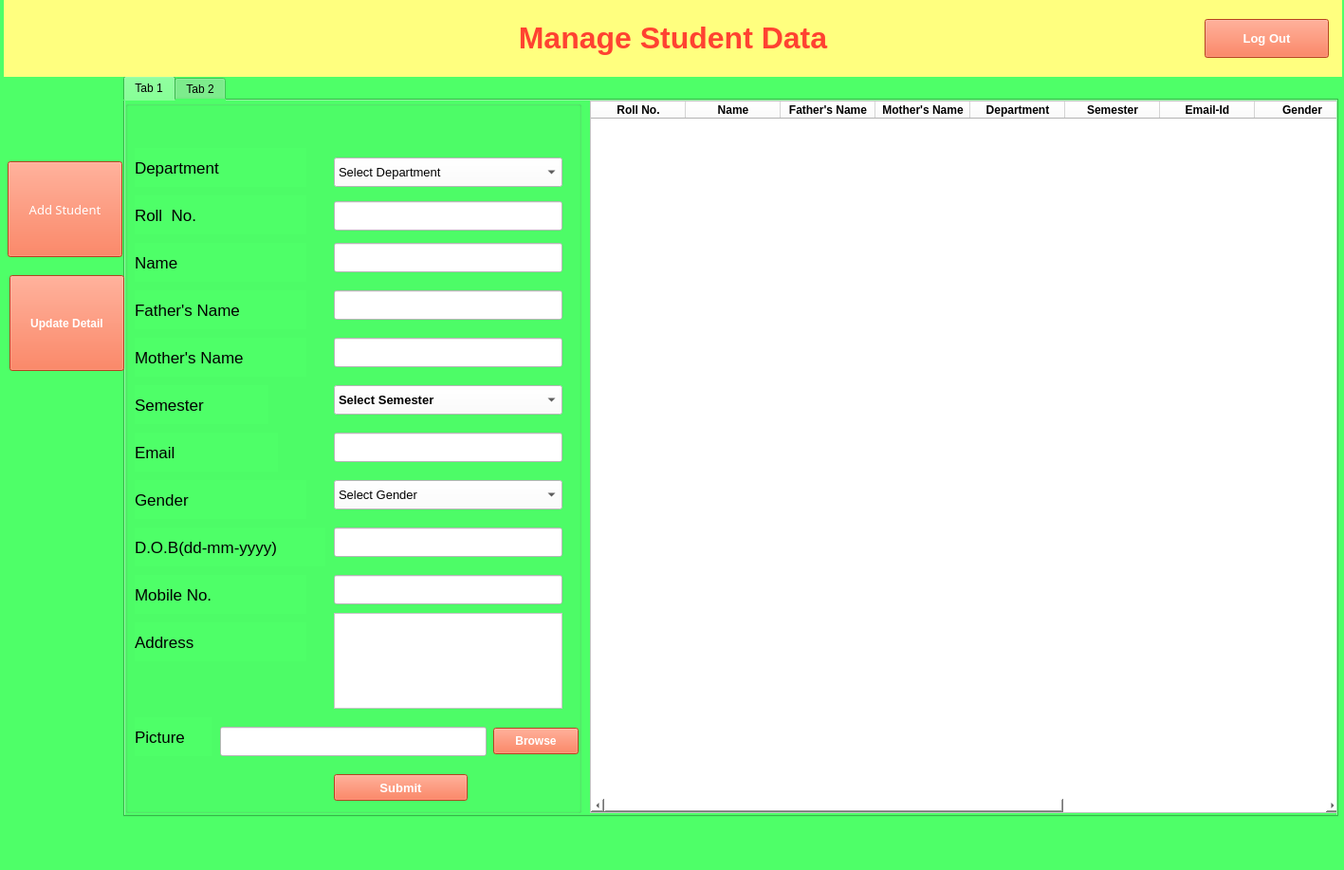
<?xml version="1.0" encoding="UTF-8"?>
<ui version="4.0">
 <class>MainWindow</class>
 <widget class="QMainWindow" name="MainWindow">
  <property name="geometry">
   <rect>
    <x>0</x>
    <y>0</y>
    <width>1417</width>
    <height>917</height>
   </rect>
  </property>
  <property name="windowTitle">
   <string>MainWindow</string>
  </property>
  <property name="styleSheet">
   <string notr="true">background-color:rgb(78, 255, 104)</string>
  </property>
  <widget class="QWidget" name="centralwidget">
   <widget class="QTabWidget" name="tabWidget">
    <property name="enabled">
     <bool>true</bool>
    </property>
    <property name="geometry">
     <rect>
      <x>130</x>
      <y>80</y>
      <width>1281</width>
      <height>781</height>
     </rect>
    </property>
    <property name="currentIndex">
     <number>0</number>
    </property>
    <widget class="QWidget" name="tab">
     <attribute name="title">
      <string>Tab 1</string>
     </attribute>
     <widget class="QGroupBox" name="groupBox_4">
      <property name="geometry">
       <rect>
        <x>490</x>
        <y>410</y>
        <width>891</width>
        <height>341</height>
       </rect>
      </property>
      <property name="title">
       <string/>
      </property>
     </widget>
     <widget class="QGroupBox" name="groupBox">
      <property name="geometry">
       <rect>
        <x>0</x>
        <y>0</y>
        <width>481</width>
        <height>751</height>
       </rect>
      </property>
      <property name="title">
       <string/>
      </property>
      <widget class="QLabel" name="label_2">
       <property name="geometry">
        <rect>
         <x>10</x>
         <y>50</y>
         <width>181</width>
         <height>41</height>
        </rect>
       </property>
       <property name="font">
        <font>
         <pointsize>13</pointsize>
        </font>
       </property>
       <property name="text">
        <string>Department</string>
       </property>
       <property name="alignment">
        <set>Qt::AlignLeading|Qt::AlignLeft|Qt::AlignVCenter</set>
       </property>
      </widget>
      <widget class="QLabel" name="label_3">
       <property name="geometry">
        <rect>
         <x>10</x>
         <y>100</y>
         <width>181</width>
         <height>41</height>
        </rect>
       </property>
       <property name="font">
        <font>
         <pointsize>13</pointsize>
        </font>
       </property>
       <property name="text">
        <string>Roll  No.</string>
       </property>
       <property name="alignment">
        <set>Qt::AlignLeading|Qt::AlignLeft|Qt::AlignVCenter</set>
       </property>
      </widget>
      <widget class="QLabel" name="label_4">
       <property name="geometry">
        <rect>
         <x>10</x>
         <y>150</y>
         <width>181</width>
         <height>41</height>
        </rect>
       </property>
       <property name="font">
        <font>
         <pointsize>13</pointsize>
        </font>
       </property>
       <property name="text">
        <string>Name</string>
       </property>
       <property name="alignment">
        <set>Qt::AlignLeading|Qt::AlignLeft|Qt::AlignVCenter</set>
       </property>
      </widget>
      <widget class="QLabel" name="label_5">
       <property name="geometry">
        <rect>
         <x>10</x>
         <y>200</y>
         <width>181</width>
         <height>41</height>
        </rect>
       </property>
       <property name="font">
        <font>
         <pointsize>13</pointsize>
        </font>
       </property>
       <property name="text">
        <string>Father's Name</string>
       </property>
       <property name="alignment">
        <set>Qt::AlignLeading|Qt::AlignLeft|Qt::AlignVCenter</set>
       </property>
      </widget>
      <widget class="QLabel" name="label_6">
       <property name="geometry">
        <rect>
         <x>10</x>
         <y>250</y>
         <width>181</width>
         <height>41</height>
        </rect>
       </property>
       <property name="font">
        <font>
         <pointsize>13</pointsize>
        </font>
       </property>
       <property name="text">
        <string>Mother's Name</string>
       </property>
       <property name="alignment">
        <set>Qt::AlignLeading|Qt::AlignLeft|Qt::AlignVCenter</set>
       </property>
      </widget>
      <widget class="QLabel" name="label_7">
       <property name="geometry">
        <rect>
         <x>10</x>
         <y>300</y>
         <width>141</width>
         <height>41</height>
        </rect>
       </property>
       <property name="font">
        <font>
         <pointsize>13</pointsize>
        </font>
       </property>
       <property name="text">
        <string>Semester</string>
       </property>
       <property name="alignment">
        <set>Qt::AlignLeading|Qt::AlignLeft|Qt::AlignVCenter</set>
       </property>
      </widget>
      <widget class="QLabel" name="label_8">
       <property name="geometry">
        <rect>
         <x>10</x>
         <y>350</y>
         <width>151</width>
         <height>41</height>
        </rect>
       </property>
       <property name="font">
        <font>
         <pointsize>13</pointsize>
        </font>
       </property>
       <property name="text">
        <string>Email</string>
       </property>
       <property name="alignment">
        <set>Qt::AlignLeading|Qt::AlignLeft|Qt::AlignVCenter</set>
       </property>
      </widget>
      <widget class="QLabel" name="label_9">
       <property name="geometry">
        <rect>
         <x>10</x>
         <y>400</y>
         <width>181</width>
         <height>41</height>
        </rect>
       </property>
       <property name="font">
        <font>
         <pointsize>13</pointsize>
        </font>
       </property>
       <property name="text">
        <string>Gender</string>
       </property>
       <property name="alignment">
        <set>Qt::AlignLeading|Qt::AlignLeft|Qt::AlignVCenter</set>
       </property>
      </widget>
      <widget class="QLabel" name="label_10">
       <property name="geometry">
        <rect>
         <x>10</x>
         <y>450</y>
         <width>201</width>
         <height>41</height>
        </rect>
       </property>
       <property name="font">
        <font>
         <pointsize>13</pointsize>
        </font>
       </property>
       <property name="text">
        <string>D.O.B(dd-mm-yyyy)</string>
       </property>
       <property name="alignment">
        <set>Qt::AlignLeading|Qt::AlignLeft|Qt::AlignVCenter</set>
       </property>
      </widget>
      <widget class="QLabel" name="label_11">
       <property name="geometry">
        <rect>
         <x>10</x>
         <y>500</y>
         <width>181</width>
         <height>41</height>
        </rect>
       </property>
       <property name="font">
        <font>
         <pointsize>13</pointsize>
        </font>
       </property>
       <property name="text">
        <string>Mobile No.</string>
       </property>
       <property name="alignment">
        <set>Qt::AlignLeading|Qt::AlignLeft|Qt::AlignVCenter</set>
       </property>
      </widget>
      <widget class="QLabel" name="label_12">
       <property name="geometry">
        <rect>
         <x>10</x>
         <y>550</y>
         <width>181</width>
         <height>41</height>
        </rect>
       </property>
       <property name="font">
        <font>
         <pointsize>13</pointsize>
        </font>
       </property>
       <property name="text">
        <string>Address</string>
       </property>
       <property name="alignment">
        <set>Qt::AlignLeading|Qt::AlignLeft|Qt::AlignVCenter</set>
       </property>
      </widget>
      <widget class="QComboBox" name="comboBox">
       <property name="geometry">
        <rect>
         <x>220</x>
         <y>60</y>
         <width>241</width>
         <height>31</height>
        </rect>
       </property>
       <property name="font">
        <font>
         <pointsize>10</pointsize>
         <weight>50</weight>
         <bold>false</bold>
        </font>
       </property>
       <property name="styleSheet">
        <string notr="true">background-color:rgb(255, 255, 255)</string>
       </property>
       <item>
        <property name="text">
         <string>Select Department</string>
        </property>
       </item>
       <item>
        <property name="text">
         <string>Computer Science</string>
        </property>
       </item>
       <item>
        <property name="text">
         <string>Mechanical</string>
        </property>
       </item>
       <item>
        <property name="text">
         <string>Civil</string>
        </property>
       </item>
       <item>
        <property name="text">
         <string>Electrical</string>
        </property>
       </item>
      </widget>
      <widget class="QLineEdit" name="lineEdit">
       <property name="geometry">
        <rect>
         <x>220</x>
         <y>106</y>
         <width>241</width>
         <height>31</height>
        </rect>
       </property>
       <property name="font">
        <font>
         <pointsize>10</pointsize>
        </font>
       </property>
       <property name="styleSheet">
        <string notr="true">background-color:rgb(255, 255, 255)</string>
       </property>
      </widget>
      <widget class="QLineEdit" name="lineEdit_2">
       <property name="geometry">
        <rect>
         <x>220</x>
         <y>150</y>
         <width>241</width>
         <height>31</height>
        </rect>
       </property>
       <property name="font">
        <font>
         <pointsize>10</pointsize>
        </font>
       </property>
       <property name="styleSheet">
        <string notr="true">background-color:rgb(255, 255, 255)</string>
       </property>
      </widget>
      <widget class="QLineEdit" name="lineEdit_3">
       <property name="geometry">
        <rect>
         <x>220</x>
         <y>200</y>
         <width>241</width>
         <height>31</height>
        </rect>
       </property>
       <property name="font">
        <font>
         <pointsize>10</pointsize>
        </font>
       </property>
       <property name="styleSheet">
        <string notr="true">background-color:rgb(255, 255, 255)</string>
       </property>
      </widget>
      <widget class="QLineEdit" name="lineEdit_4">
       <property name="geometry">
        <rect>
         <x>220</x>
         <y>250</y>
         <width>241</width>
         <height>31</height>
        </rect>
       </property>
       <property name="font">
        <font>
         <pointsize>10</pointsize>
        </font>
       </property>
       <property name="styleSheet">
        <string notr="true">background-color:rgb(255, 255, 255)</string>
       </property>
      </widget>
      <widget class="QComboBox" name="comboBox_2">
       <property name="geometry">
        <rect>
         <x>220</x>
         <y>300</y>
         <width>241</width>
         <height>31</height>
        </rect>
       </property>
       <property name="font">
        <font>
         <pointsize>10</pointsize>
         <weight>75</weight>
         <bold>true</bold>
        </font>
       </property>
       <property name="styleSheet">
        <string notr="true">background-color:rgb(255, 255, 255)</string>
       </property>
       <item>
        <property name="text">
         <string>Select Semester</string>
        </property>
       </item>
       <item>
        <property name="text">
         <string>1</string>
        </property>
       </item>
       <item>
        <property name="text">
         <string>2</string>
        </property>
       </item>
       <item>
        <property name="text">
         <string>3</string>
        </property>
       </item>
       <item>
        <property name="text">
         <string>4</string>
        </property>
       </item>
       <item>
        <property name="text">
         <string>5</string>
        </property>
       </item>
       <item>
        <property name="text">
         <string>6</string>
        </property>
       </item>
       <item>
        <property name="text">
         <string>7</string>
        </property>
       </item>
       <item>
        <property name="text">
         <string>8</string>
        </property>
       </item>
      </widget>
      <widget class="QLineEdit" name="lineEdit_5">
       <property name="geometry">
        <rect>
         <x>220</x>
         <y>350</y>
         <width>241</width>
         <height>31</height>
        </rect>
       </property>
       <property name="font">
        <font>
         <pointsize>10</pointsize>
        </font>
       </property>
       <property name="styleSheet">
        <string notr="true">background-color:rgb(255, 255, 255)</string>
       </property>
      </widget>
      <widget class="QComboBox" name="comboBox_3">
       <property name="geometry">
        <rect>
         <x>220</x>
         <y>400</y>
         <width>241</width>
         <height>31</height>
        </rect>
       </property>
       <property name="font">
        <font>
         <pointsize>10</pointsize>
         <weight>50</weight>
         <bold>false</bold>
        </font>
       </property>
       <property name="styleSheet">
        <string notr="true">background-color:rgb(255, 255, 255)</string>
       </property>
       <item>
        <property name="text">
         <string>Select Gender</string>
        </property>
       </item>
       <item>
        <property name="text">
         <string>Male</string>
        </property>
       </item>
       <item>
        <property name="text">
         <string>Female</string>
        </property>
       </item>
       <item>
        <property name="text">
         <string>Other</string>
        </property>
       </item>
      </widget>
      <widget class="QLineEdit" name="lineEdit_6">
       <property name="geometry">
        <rect>
         <x>220</x>
         <y>450</y>
         <width>241</width>
         <height>31</height>
        </rect>
       </property>
       <property name="font">
        <font>
         <pointsize>10</pointsize>
        </font>
       </property>
       <property name="styleSheet">
        <string notr="true">background-color:rgb(255, 255, 255)</string>
       </property>
      </widget>
      <widget class="QLineEdit" name="lineEdit_7">
       <property name="geometry">
        <rect>
         <x>220</x>
         <y>500</y>
         <width>241</width>
         <height>31</height>
        </rect>
       </property>
       <property name="font">
        <font>
         <pointsize>10</pointsize>
        </font>
       </property>
       <property name="styleSheet">
        <string notr="true">background-color:rgb(255, 255, 255)</string>
       </property>
      </widget>
      <widget class="QTextEdit" name="textEdit">
       <property name="geometry">
        <rect>
         <x>220</x>
         <y>540</y>
         <width>241</width>
         <height>101</height>
        </rect>
       </property>
       <property name="font">
        <font>
         <pointsize>11</pointsize>
        </font>
       </property>
       <property name="styleSheet">
        <string notr="true">background-color:rgb(255, 255, 255)</string>
       </property>
      </widget>
      <widget class="QLineEdit" name="lineEdit_8">
       <property name="geometry">
        <rect>
         <x>100</x>
         <y>660</y>
         <width>281</width>
         <height>31</height>
        </rect>
       </property>
       <property name="font">
        <font>
         <pointsize>10</pointsize>
         <weight>50</weight>
         <bold>false</bold>
        </font>
       </property>
       <property name="styleSheet">
        <string notr="true">background-color:rgb(255, 255, 255)</string>
       </property>
       <property name="text">
        <string/>
       </property>
       <property name="alignment">
        <set>Qt::AlignCenter</set>
       </property>
      </widget>
      <widget class="QLabel" name="label_13">
       <property name="geometry">
        <rect>
         <x>10</x>
         <y>650</y>
         <width>81</width>
         <height>41</height>
        </rect>
       </property>
       <property name="font">
        <font>
         <pointsize>13</pointsize>
        </font>
       </property>
       <property name="text">
        <string>Picture</string>
       </property>
       <property name="alignment">
        <set>Qt::AlignLeading|Qt::AlignLeft|Qt::AlignVCenter</set>
       </property>
      </widget>
      <widget class="QPushButton" name="pushButton">
       <property name="geometry">
        <rect>
         <x>388</x>
         <y>661</y>
         <width>90</width>
         <height>28</height>
        </rect>
       </property>
       <property name="font">
        <font>
         <pointsize>9</pointsize>
         <weight>75</weight>
         <bold>true</bold>
        </font>
       </property>
       <property name="styleSheet">
        <string notr="true">background-color:rgb(255, 93, 44);
color:rgb(255, 255, 255)</string>
       </property>
       <property name="text">
        <string>Browse</string>
       </property>
      </widget>
      <widget class="QPushButton" name="pushButton_1">
       <property name="geometry">
        <rect>
         <x>220</x>
         <y>710</y>
         <width>141</width>
         <height>28</height>
        </rect>
       </property>
       <property name="font">
        <font>
         <pointsize>10</pointsize>
         <weight>75</weight>
         <bold>true</bold>
        </font>
       </property>
       <property name="styleSheet">
        <string notr="true">background-color:rgb(255, 93, 44);
color:rgb(255, 255, 255)</string>
       </property>
       <property name="text">
        <string>Submit</string>
       </property>
      </widget>
     </widget>
     <widget class="QGroupBox" name="groupBox_1">
      <property name="geometry">
       <rect>
        <x>490</x>
        <y>0</y>
        <width>791</width>
        <height>751</height>
       </rect>
      </property>
      <property name="title">
       <string/>
      </property>
      <widget class="QTableWidget" name="tableWidget">
       <property name="geometry">
        <rect>
         <x>0</x>
         <y>0</y>
         <width>791</width>
         <height>751</height>
        </rect>
       </property>
       <property name="styleSheet">
        <string notr="true">background-color:rgb(255, 255, 255)</string>
       </property>
       <column>
        <property name="text">
         <string>Roll No.</string>
        </property>
        <property name="font">
         <font>
          <pointsize>9</pointsize>
          <weight>75</weight>
          <bold>true</bold>
         </font>
        </property>
       </column>
       <column>
        <property name="text">
         <string>Name</string>
        </property>
        <property name="font">
         <font>
          <pointsize>9</pointsize>
          <weight>75</weight>
          <bold>true</bold>
         </font>
        </property>
       </column>
       <column>
        <property name="text">
         <string>Father's Name</string>
        </property>
        <property name="font">
         <font>
          <pointsize>9</pointsize>
          <weight>75</weight>
          <bold>true</bold>
         </font>
        </property>
       </column>
       <column>
        <property name="text">
         <string>Mother's Name</string>
        </property>
        <property name="font">
         <font>
          <pointsize>9</pointsize>
          <weight>75</weight>
          <bold>true</bold>
         </font>
        </property>
       </column>
       <column>
        <property name="text">
         <string>Department</string>
        </property>
        <property name="font">
         <font>
          <pointsize>9</pointsize>
          <weight>75</weight>
          <bold>true</bold>
         </font>
        </property>
       </column>
       <column>
        <property name="text">
         <string>Semester</string>
        </property>
        <property name="font">
         <font>
          <pointsize>9</pointsize>
          <weight>75</weight>
          <bold>true</bold>
         </font>
        </property>
       </column>
       <column>
        <property name="text">
         <string>Email-Id</string>
        </property>
        <property name="font">
         <font>
          <pointsize>9</pointsize>
          <weight>75</weight>
          <bold>true</bold>
         </font>
        </property>
       </column>
       <column>
        <property name="text">
         <string>Gender</string>
        </property>
        <property name="font">
         <font>
          <pointsize>9</pointsize>
          <weight>75</weight>
          <bold>true</bold>
         </font>
        </property>
       </column>
       <column>
        <property name="text">
         <string>D.O.B</string>
        </property>
        <property name="font">
         <font>
          <pointsize>9</pointsize>
          <weight>75</weight>
          <bold>true</bold>
         </font>
        </property>
       </column>
       <column>
        <property name="text">
         <string>Mobile No.</string>
        </property>
        <property name="font">
         <font>
          <pointsize>9</pointsize>
          <weight>75</weight>
          <bold>true</bold>
         </font>
        </property>
       </column>
       <column>
        <property name="text">
         <string>Address</string>
        </property>
        <property name="font">
         <font>
          <pointsize>9</pointsize>
          <weight>75</weight>
          <bold>true</bold>
         </font>
        </property>
       </column>
      </widget>
     </widget>
    </widget>
    <widget class="QWidget" name="tab_2">
     <attribute name="title">
      <string>Tab 2</string>
     </attribute>
     <widget class="QLabel" name="label_14">
      <property name="geometry">
       <rect>
        <x>0</x>
        <y>0</y>
        <width>1281</width>
        <height>51</height>
       </rect>
      </property>
      <property name="font">
       <font>
        <pointsize>16</pointsize>
        <weight>75</weight>
        <bold>true</bold>
       </font>
      </property>
      <property name="styleSheet">
       <string notr="true">background-color: rgb(85, 255, 255);
color:rgb(255, 66, 49)</string>
      </property>
      <property name="text">
       <string>Update Detail</string>
      </property>
      <property name="alignment">
       <set>Qt::AlignCenter</set>
      </property>
     </widget>
     <widget class="QGroupBox" name="groupBox_2">
      <property name="geometry">
       <rect>
        <x>0</x>
        <y>50</y>
        <width>1281</width>
        <height>711</height>
       </rect>
      </property>
      <property name="title">
       <string/>
      </property>
      <widget class="QLineEdit" name="lineEdit_9">
       <property name="geometry">
        <rect>
         <x>300</x>
         <y>20</y>
         <width>291</width>
         <height>41</height>
        </rect>
       </property>
       <property name="font">
        <font>
         <pointsize>10</pointsize>
         <weight>75</weight>
         <bold>true</bold>
        </font>
       </property>
       <property name="styleSheet">
        <string notr="true">background-color:rgb(255, 255, 255)</string>
       </property>
       <property name="text">
        <string/>
       </property>
       <property name="alignment">
        <set>Qt::AlignCenter</set>
       </property>
       <property name="placeholderText">
        <string>Enter Roll No.</string>
       </property>
      </widget>
      <widget class="QPushButton" name="pushButton_2">
       <property name="geometry">
        <rect>
         <x>680</x>
         <y>20</y>
         <width>191</width>
         <height>41</height>
        </rect>
       </property>
       <property name="font">
        <font>
         <pointsize>10</pointsize>
         <weight>75</weight>
         <bold>true</bold>
        </font>
       </property>
       <property name="styleSheet">
        <string notr="true">background-color:rgb(255, 93, 44);
color:rgb(255, 255, 255)</string>
       </property>
       <property name="text">
        <string>Search</string>
       </property>
      </widget>
      <widget class="QGroupBox" name="groupBox_3">
       <property name="enabled">
        <bool>false</bool>
       </property>
       <property name="geometry">
        <rect>
         <x>0</x>
         <y>70</y>
         <width>1271</width>
         <height>631</height>
        </rect>
       </property>
       <property name="title">
        <string/>
       </property>
       <widget class="QLabel" name="label_23">
        <property name="geometry">
         <rect>
          <x>300</x>
          <y>440</y>
          <width>201</width>
          <height>41</height>
         </rect>
        </property>
        <property name="font">
         <font>
          <pointsize>13</pointsize>
         </font>
        </property>
        <property name="text">
         <string>D.O.B(dd-mm-yyyy)</string>
        </property>
        <property name="alignment">
         <set>Qt::AlignLeading|Qt::AlignLeft|Qt::AlignVCenter</set>
        </property>
       </widget>
       <widget class="QLabel" name="label_25">
        <property name="geometry">
         <rect>
          <x>300</x>
          <y>338</y>
          <width>151</width>
          <height>41</height>
         </rect>
        </property>
        <property name="font">
         <font>
          <pointsize>13</pointsize>
         </font>
        </property>
        <property name="text">
         <string>Email</string>
        </property>
        <property name="alignment">
         <set>Qt::AlignLeading|Qt::AlignLeft|Qt::AlignVCenter</set>
        </property>
       </widget>
       <widget class="QTextEdit" name="textEdit_2">
        <property name="geometry">
         <rect>
          <x>980</x>
          <y>70</y>
          <width>241</width>
          <height>101</height>
         </rect>
        </property>
        <property name="styleSheet">
         <string notr="true">background-color:rgb(255, 255, 255)</string>
        </property>
       </widget>
       <widget class="QLabel" name="label_28">
        <property name="geometry">
         <rect>
          <x>770</x>
          <y>30</y>
          <width>181</width>
          <height>41</height>
         </rect>
        </property>
        <property name="font">
         <font>
          <pointsize>13</pointsize>
         </font>
        </property>
        <property name="text">
         <string>Mobile No.</string>
        </property>
        <property name="alignment">
         <set>Qt::AlignLeading|Qt::AlignLeft|Qt::AlignVCenter</set>
        </property>
       </widget>
       <widget class="QPushButton" name="pushButton_3">
        <property name="geometry">
         <rect>
          <x>300</x>
          <y>520</y>
          <width>191</width>
          <height>41</height>
         </rect>
        </property>
        <property name="font">
         <font>
          <pointsize>10</pointsize>
          <weight>75</weight>
          <bold>true</bold>
         </font>
        </property>
        <property name="styleSheet">
         <string notr="true">background-color:rgb(255, 93, 44);
color:rgb(255, 255, 255)</string>
        </property>
        <property name="text">
         <string>Update</string>
        </property>
       </widget>
       <widget class="QLineEdit" name="lineEdit_10">
        <property name="geometry">
         <rect>
          <x>510</x>
          <y>40</y>
          <width>241</width>
          <height>31</height>
         </rect>
        </property>
        <property name="font">
         <font>
          <pointsize>10</pointsize>
         </font>
        </property>
        <property name="styleSheet">
         <string notr="true">background-color:rgb(255, 255, 255)</string>
        </property>
       </widget>
       <widget class="QLineEdit" name="lineEdit_15">
        <property name="geometry">
         <rect>
          <x>510</x>
          <y>448</y>
          <width>241</width>
          <height>31</height>
         </rect>
        </property>
        <property name="font">
         <font>
          <pointsize>10</pointsize>
         </font>
        </property>
        <property name="styleSheet">
         <string notr="true">background-color:rgb(255, 255, 255)</string>
        </property>
       </widget>
       <widget class="QLineEdit" name="lineEdit_13">
        <property name="geometry">
         <rect>
          <x>510</x>
          <y>190</y>
          <width>241</width>
          <height>31</height>
         </rect>
        </property>
        <property name="font">
         <font>
          <pointsize>10</pointsize>
         </font>
        </property>
        <property name="styleSheet">
         <string notr="true">background-color:rgb(255, 255, 255)</string>
        </property>
       </widget>
       <widget class="QLabel" name="label_22">
        <property name="geometry">
         <rect>
          <x>300</x>
          <y>190</y>
          <width>181</width>
          <height>41</height>
         </rect>
        </property>
        <property name="font">
         <font>
          <pointsize>13</pointsize>
         </font>
        </property>
        <property name="text">
         <string>Mother's Name</string>
        </property>
        <property name="alignment">
         <set>Qt::AlignLeading|Qt::AlignLeft|Qt::AlignVCenter</set>
        </property>
       </widget>
       <widget class="QLabel" name="label_21">
        <property name="geometry">
         <rect>
          <x>300</x>
          <y>37</y>
          <width>181</width>
          <height>41</height>
         </rect>
        </property>
        <property name="font">
         <font>
          <pointsize>13</pointsize>
         </font>
        </property>
        <property name="text">
         <string>Roll  No.</string>
        </property>
        <property name="alignment">
         <set>Qt::AlignLeading|Qt::AlignLeft|Qt::AlignVCenter</set>
        </property>
       </widget>
       <widget class="QLabel" name="label_27">
        <property name="geometry">
         <rect>
          <x>300</x>
          <y>390</y>
          <width>181</width>
          <height>41</height>
         </rect>
        </property>
        <property name="font">
         <font>
          <pointsize>13</pointsize>
         </font>
        </property>
        <property name="text">
         <string>Gender</string>
        </property>
        <property name="alignment">
         <set>Qt::AlignLeading|Qt::AlignLeft|Qt::AlignVCenter</set>
        </property>
       </widget>
       <widget class="QComboBox" name="comboBox_4">
        <property name="geometry">
         <rect>
          <x>510</x>
          <y>242</y>
          <width>241</width>
          <height>31</height>
         </rect>
        </property>
        <property name="font">
         <font>
          <pointsize>10</pointsize>
          <weight>50</weight>
          <bold>false</bold>
         </font>
        </property>
        <property name="styleSheet">
         <string notr="true">background-color:rgb(255, 255, 255)</string>
        </property>
        <item>
         <property name="text">
          <string>Select Department</string>
         </property>
        </item>
        <item>
         <property name="text">
          <string>Computer Science</string>
         </property>
        </item>
        <item>
         <property name="text">
          <string>Mechanical</string>
         </property>
        </item>
        <item>
         <property name="text">
          <string>Civil</string>
         </property>
        </item>
        <item>
         <property name="text">
          <string>Electrical</string>
         </property>
        </item>
       </widget>
       <widget class="QComboBox" name="comboBox_6">
        <property name="geometry">
         <rect>
          <x>510</x>
          <y>392</y>
          <width>241</width>
          <height>31</height>
         </rect>
        </property>
        <property name="font">
         <font>
          <pointsize>10</pointsize>
          <weight>50</weight>
          <bold>false</bold>
         </font>
        </property>
        <property name="styleSheet">
         <string notr="true">background-color:rgb(255, 255, 255)</string>
        </property>
        <item>
         <property name="text">
          <string>Select Gender</string>
         </property>
        </item>
        <item>
         <property name="text">
          <string>Male</string>
         </property>
        </item>
        <item>
         <property name="text">
          <string>Female</string>
         </property>
        </item>
        <item>
         <property name="text">
          <string>Other</string>
         </property>
        </item>
       </widget>
       <widget class="QLabel" name="label_29">
        <property name="geometry">
         <rect>
          <x>770</x>
          <y>80</y>
          <width>181</width>
          <height>41</height>
         </rect>
        </property>
        <property name="font">
         <font>
          <pointsize>13</pointsize>
         </font>
        </property>
        <property name="text">
         <string>Address</string>
        </property>
        <property name="alignment">
         <set>Qt::AlignLeading|Qt::AlignLeft|Qt::AlignVCenter</set>
        </property>
       </widget>
       <widget class="QLabel" name="label_24">
        <property name="geometry">
         <rect>
          <x>300</x>
          <y>237</y>
          <width>181</width>
          <height>41</height>
         </rect>
        </property>
        <property name="font">
         <font>
          <pointsize>13</pointsize>
         </font>
        </property>
        <property name="text">
         <string>Department</string>
        </property>
        <property name="alignment">
         <set>Qt::AlignLeading|Qt::AlignLeft|Qt::AlignVCenter</set>
        </property>
       </widget>
       <widget class="QLineEdit" name="lineEdit_12">
        <property name="geometry">
         <rect>
          <x>510</x>
          <y>140</y>
          <width>241</width>
          <height>31</height>
         </rect>
        </property>
        <property name="font">
         <font>
          <pointsize>10</pointsize>
         </font>
        </property>
        <property name="styleSheet">
         <string notr="true">background-color:rgb(255, 255, 255)</string>
        </property>
       </widget>
       <widget class="QLabel" name="label_20">
        <property name="geometry">
         <rect>
          <x>300</x>
          <y>286</y>
          <width>141</width>
          <height>41</height>
         </rect>
        </property>
        <property name="font">
         <font>
          <pointsize>13</pointsize>
         </font>
        </property>
        <property name="text">
         <string>Semester</string>
        </property>
        <property name="alignment">
         <set>Qt::AlignLeading|Qt::AlignLeft|Qt::AlignVCenter</set>
        </property>
       </widget>
       <widget class="QLineEdit" name="lineEdit_11">
        <property name="geometry">
         <rect>
          <x>510</x>
          <y>90</y>
          <width>241</width>
          <height>31</height>
         </rect>
        </property>
        <property name="font">
         <font>
          <pointsize>10</pointsize>
         </font>
        </property>
        <property name="styleSheet">
         <string notr="true">background-color:rgb(255, 255, 255)</string>
        </property>
       </widget>
       <widget class="QLineEdit" name="lineEdit_14">
        <property name="geometry">
         <rect>
          <x>510</x>
          <y>342</y>
          <width>241</width>
          <height>31</height>
         </rect>
        </property>
        <property name="font">
         <font>
          <pointsize>10</pointsize>
         </font>
        </property>
        <property name="styleSheet">
         <string notr="true">background-color:rgb(255, 255, 255)</string>
        </property>
       </widget>
       <widget class="QLabel" name="label_19">
        <property name="geometry">
         <rect>
          <x>300</x>
          <y>140</y>
          <width>181</width>
          <height>41</height>
         </rect>
        </property>
        <property name="font">
         <font>
          <pointsize>13</pointsize>
         </font>
        </property>
        <property name="text">
         <string>Father's Name</string>
        </property>
        <property name="alignment">
         <set>Qt::AlignLeading|Qt::AlignLeft|Qt::AlignVCenter</set>
        </property>
       </widget>
       <widget class="QLabel" name="label_26">
        <property name="geometry">
         <rect>
          <x>300</x>
          <y>89</y>
          <width>181</width>
          <height>41</height>
         </rect>
        </property>
        <property name="font">
         <font>
          <pointsize>13</pointsize>
         </font>
        </property>
        <property name="text">
         <string>Name</string>
        </property>
        <property name="alignment">
         <set>Qt::AlignLeading|Qt::AlignLeft|Qt::AlignVCenter</set>
        </property>
       </widget>
       <widget class="QComboBox" name="comboBox_5">
        <property name="geometry">
         <rect>
          <x>510</x>
          <y>290</y>
          <width>241</width>
          <height>31</height>
         </rect>
        </property>
        <property name="font">
         <font>
          <pointsize>10</pointsize>
          <weight>75</weight>
          <bold>true</bold>
         </font>
        </property>
        <property name="styleSheet">
         <string notr="true">background-color:rgb(255, 255, 255)</string>
        </property>
        <item>
         <property name="text">
          <string>Select Semester</string>
         </property>
        </item>
        <item>
         <property name="text">
          <string>1</string>
         </property>
        </item>
        <item>
         <property name="text">
          <string>2</string>
         </property>
        </item>
        <item>
         <property name="text">
          <string>3</string>
         </property>
        </item>
        <item>
         <property name="text">
          <string>4</string>
         </property>
        </item>
        <item>
         <property name="text">
          <string>5</string>
         </property>
        </item>
        <item>
         <property name="text">
          <string>6</string>
         </property>
        </item>
        <item>
         <property name="text">
          <string>7</string>
         </property>
        </item>
        <item>
         <property name="text">
          <string>8</string>
         </property>
        </item>
       </widget>
       <widget class="QLineEdit" name="lineEdit_16">
        <property name="geometry">
         <rect>
          <x>980</x>
          <y>30</y>
          <width>241</width>
          <height>31</height>
         </rect>
        </property>
        <property name="font">
         <font>
          <pointsize>10</pointsize>
         </font>
        </property>
        <property name="styleSheet">
         <string notr="true">background-color:rgb(255, 255, 255)</string>
        </property>
       </widget>
       <widget class="QPushButton" name="pushButton_4">
        <property name="geometry">
         <rect>
          <x>520</x>
          <y>520</y>
          <width>191</width>
          <height>41</height>
         </rect>
        </property>
        <property name="font">
         <font>
          <pointsize>10</pointsize>
          <weight>75</weight>
          <bold>true</bold>
         </font>
        </property>
        <property name="styleSheet">
         <string notr="true">background-color:rgb(255, 93, 44);
color:rgb(255, 255, 255)</string>
        </property>
        <property name="text">
         <string>Delete</string>
        </property>
       </widget>
       <widget class="QLabel" name="label">
        <property name="geometry">
         <rect>
          <x>10</x>
          <y>30</y>
          <width>271</width>
          <height>241</height>
         </rect>
        </property>
        <property name="text">
         <string/>
        </property>
       </widget>
      </widget>
     </widget>
    </widget>
   </widget>
   <widget class="QPushButton" name="pushButton_5">
    <property name="geometry">
     <rect>
      <x>8</x>
      <y>170</y>
      <width>121</width>
      <height>101</height>
     </rect>
    </property>
    <property name="font">
     <font>
      <family>Segoe UI Black</family>
      <pointsize>10</pointsize>
      <weight>10</weight>
      <italic>false</italic>
      <bold>false</bold>
     </font>
    </property>
    <property name="styleSheet">
     <string notr="true">background-color:rgb(255, 93, 44);
font: 87 10pt &quot;Segoe UI Black&quot;;
color:rgb(255, 255, 255)</string>
    </property>
    <property name="text">
     <string>Add Student</string>
    </property>
   </widget>
   <widget class="QPushButton" name="pushButton_6">
    <property name="geometry">
     <rect>
      <x>10</x>
      <y>290</y>
      <width>121</width>
      <height>101</height>
     </rect>
    </property>
    <property name="font">
     <font>
      <pointsize>9</pointsize>
      <weight>75</weight>
      <bold>true</bold>
     </font>
    </property>
    <property name="styleSheet">
     <string notr="true">background-color:rgb(255, 93, 44);
color:rgb(255, 255, 255)</string>
    </property>
    <property name="text">
     <string>Update Detail</string>
    </property>
   </widget>
   <widget class="QLabel" name="label_15">
    <property name="geometry">
     <rect>
      <x>4</x>
      <y>0</y>
      <width>1411</width>
      <height>81</height>
     </rect>
    </property>
    <property name="font">
     <font>
      <pointsize>24</pointsize>
      <weight>75</weight>
      <italic>false</italic>
      <bold>true</bold>
      <underline>false</underline>
      <strikeout>false</strikeout>
      <kerning>true</kerning>
     </font>
    </property>
    <property name="cursor">
     <cursorShape>ArrowCursor</cursorShape>
    </property>
    <property name="autoFillBackground">
     <bool>false</bool>
    </property>
    <property name="styleSheet">
     <string notr="true">background-color: rgb(255, 255, 127);
color:rgb(255, 66, 49)</string>
    </property>
    <property name="text">
     <string>Manage Student Data</string>
    </property>
    <property name="textFormat">
     <enum>Qt::RichText</enum>
    </property>
    <property name="alignment">
     <set>Qt::AlignCenter</set>
    </property>
   </widget>
   <widget class="QPushButton" name="pushButton_7">
    <property name="geometry">
     <rect>
      <x>1270</x>
      <y>20</y>
      <width>131</width>
      <height>41</height>
     </rect>
    </property>
    <property name="font">
     <font>
      <pointsize>10</pointsize>
      <weight>75</weight>
      <bold>true</bold>
     </font>
    </property>
    <property name="styleSheet">
     <string notr="true">background-color:rgb(255, 93, 44);
color:rgb(255, 255, 255)</string>
    </property>
    <property name="text">
     <string>Log Out</string>
    </property>
   </widget>
  </widget>
  <widget class="QMenuBar" name="menubar">
   <property name="geometry">
    <rect>
     <x>0</x>
     <y>0</y>
     <width>1417</width>
     <height>26</height>
    </rect>
   </property>
  </widget>
  <widget class="QStatusBar" name="statusbar"/>
 </widget>
 <resources/>
 <connections/>
</ui>
